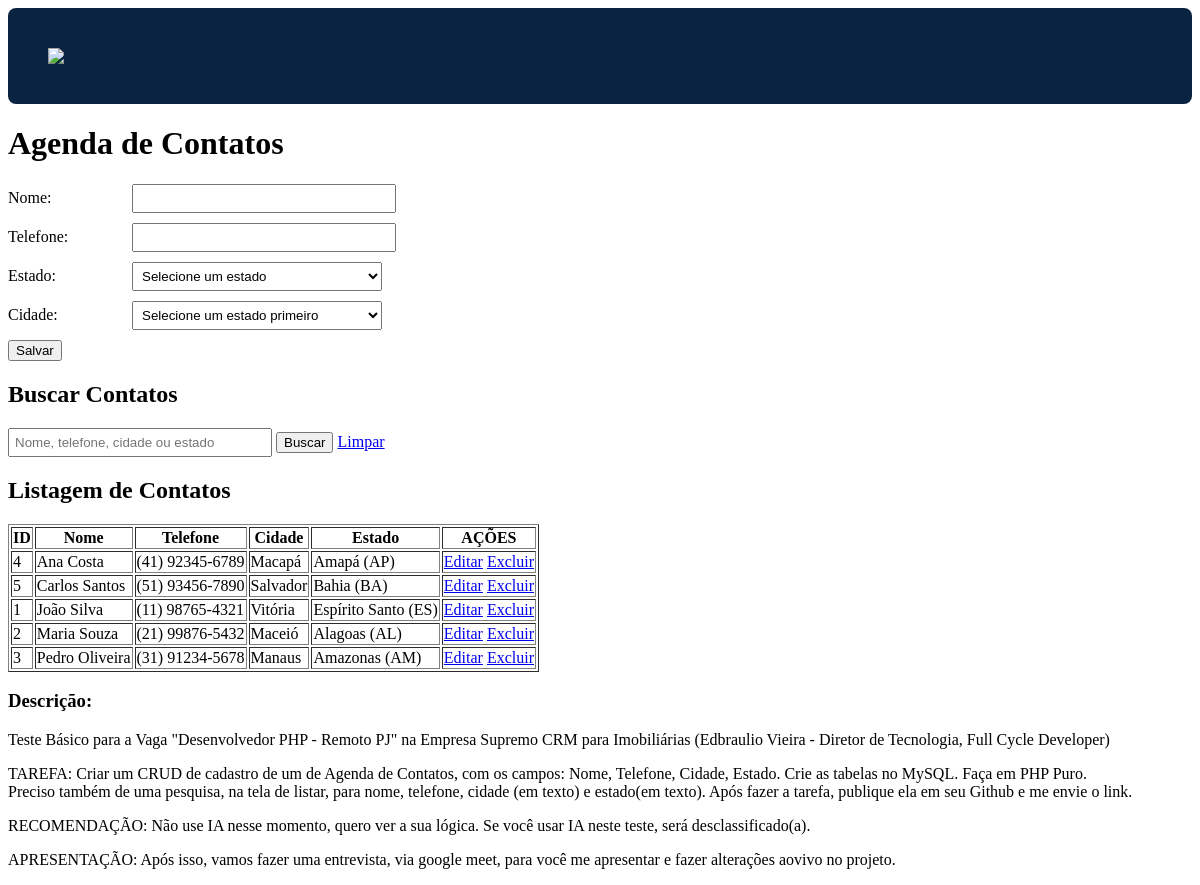
The page / on the database its author committed.
### tables this page shows
CREATE TABLE IF NOT EXISTS pessoas (
    id INT AUTO_INCREMENT PRIMARY KEY,
    nome VARCHAR(255) NOT NULL,
    telefone VARCHAR(50),
    id_cidade INT,
    id_estado INT,
    FOREIGN KEY (id_cidade) REFERENCES cidade(id),
    FOREIGN KEY (id_estado) REFERENCES estado(id)
);

CREATE TABLE IF NOT EXISTS cidade (
    id INT PRIMARY KEY,
    nome VARCHAR(120),
    uf INT,
    ibge INT,
    FOREIGN KEY (uf) REFERENCES estado(id)
);

CREATE TABLE IF NOT EXISTS estado (
    id INT PRIMARY KEY,
    nome VARCHAR(75),
    uf VARCHAR(2),
    ibge INT,
    pais INT,
    ddd VARCHAR(50)
);

### src/models/Pessoas.php (called while the page is built, shortened)
<?php
class Pessoas extends DB
{
    public static function trazerTodas(): array
    {
        $conn = DB::getConn();
        $stmt = $conn->query("SELECT p.*, c.nome as cidade_nome, e.nome as estado_nome, e.uf as estado_uf
                              FROM pessoas p
                              LEFT JOIN cidade c ON p.id_cidade = c.id
                              LEFT JOIN estado e ON p.id_estado = e.id
                              ORDER BY p.nome");
        return $stmt->fetchAll(\PDO::FETCH_ASSOC);
    }
}

### index.php (the view, shortened to what this page needs)
<?php
    $pessoaEditar = null;
    if (isset($_GET['busca']) && !empty($_GET['busca'])) {
        $resultPessoas = Pessoas::buscar($_GET['busca']);
    } else {
        $resultPessoas = Pessoas::trazerTodas();
    }
?>
<!DOCTYPE html>
<html lang="pt-br">
<head>
</head>
<body>
    <img src="https://supremocrm.com.br/wp-content/uploads/2020/11/logo-supremo-branco.png" class="logo-supremo">
    <h1>Agenda de Contatos</h1>
    <div>
        <form method="POST" action="">
            <div>
                <label for="nome">Nome:</label>
                <input type="text" id="nome" name="nome" value="<?= $pessoaEditar ? $pessoaEditar['nome'] : '' ?>" required>
            </div>
            <div>
                <label for="telefone">Telefone:</label>
                <input type="text" id="telefone" name="telefone" value="<?= $pessoaEditar ? $pessoaEditar['telefone'] : '' ?>">
            </div>
            <div>
                <label for="id_estado">Estado:</label>
                <select id="id_estado" name="id_estado" required onchange="carregarCidades(this.value)">
                    <option value="">Selecione um estado</option>
                </select>
            </div>
            <div>
                <label for="id_cidade">Cidade:</label>
                <select id="id_cidade" name="id_cidade" required>
                    <option value="">Selecione um estado primeiro</option>
                </select>
            </div>
            <button type="submit">Salvar</button>
        </form>
    </div>
    <div>
        <h2>Buscar Contatos</h2>
        <form method="GET" action="">
            <div>
                <input type="text" id="busca" name="busca" placeholder="Nome, telefone, cidade ou estado" value="<?= isset($_GET['busca']) ? $_GET['busca'] : '' ?>">
                <button type="submit">Buscar</button>
                <a href="index.php">Limpar</a>
            </div>
        </form>
    </div>
    <div>
        <h2>Listagem de Contatos</h2>
        <table border="1">
            <thead>
                <tr>
                    <th>ID</th>
                    <th>Nome</th>
                    <th>Telefone</th>
                    <th>Cidade</th>
                    <th>Estado</th>
                    <th>AÇÕES</th>
                </tr>
            </thead>
            <tbody>
                <?php foreach ($resultPessoas as $pessoa) : ?>
                    <tr>
                        <td><?= $pessoa['id'] ?></td>
                        <td><?= $pessoa['nome'] ?></td>
                        <td><?= $pessoa['telefone'] ?></td>
                        <td><?= $pessoa['cidade_nome'] ?? '' ?></td>
                        <td><?= ($pessoa['estado_nome'] ?? '') . ($pessoa['estado_uf'] ? ' (' . $pessoa['estado_uf'] . ')' : '') ?></td>
                        <td>
                            <a href="?editar=<?= $pessoa['id'] ?>">Editar</a>
                            <a href="?excluir=<?= $pessoa['id'] ?>" onclick="return confirm('Tem certeza que deseja excluir este contato?');">Excluir</a>
                        </td>
                    </tr>
                <?php endforeach; ?>
            </tbody>
        </table>
        <div>
            <h3>Descrição:</h3>
            <p>Teste Básico para a Vaga "Desenvolvedor PHP - Remoto PJ" na Empresa Supremo CRM para Imobiliárias (Edbraulio Vieira - Diretor de Tecnologia, Full Cycle Developer)</p>
            <p>TAREFA: Criar um CRUD de cadastro de um de Agenda de Contatos, com os campos: Nome, Telefone,
                Cidade, Estado. Crie as tabelas no MySQL. Faça em PHP Puro. <br>Preciso também de uma pesquisa,
                na tela de listar, para nome, telefone, cidade (em texto) e estado(em texto). Após fazer a tarefa,
                publique ela em seu Github e me envie o link.
            </p>
            <p>RECOMENDAÇÃO: Não use IA nesse momento, quero ver a sua lógica. Se você usar IA neste teste,
                será desclassificado(a).
            </p>
            <p>APRESENTAÇÃO: Após isso, vamos fazer uma entrevista, via google meet, para você me apresentar
                e fazer alterações aovivo no projeto.
            </p>
        </div>
    </div>
</body>
</html>

### index.php (style rules this page uses)
.logo-supremo { background-color: #0A2342; padding: 40px; border-radius: 8px; display: block; margin-bottom: 20px; }
form div { margin-bottom: 10px; }
label { display: inline-block; width: 120px; }
select, input[type="text"] { padding: 5px; min-width: 250px; }

### rows shown on the page
pessoas: id "4", nome "Ana Costa", telefone "(41) 92345-6789", id_cidade.nome "Macapá", id_estado.nome "Amapá", id_estado.uf "AP"
pessoas: id "5", nome "Carlos Santos", telefone "(51) 93456-7890", id_cidade.nome "Salvador", id_estado.nome "Bahia", id_estado.uf "BA"
pessoas: id "1", nome "João Silva", telefone "(11) 98765-4321", id_cidade.nome "Vitória", id_estado.nome "Espírito Santo", id_estado.uf "ES"
pessoas: id "2", nome "Maria Souza", telefone "(21) 99876-5432", id_cidade.nome "Maceió", id_estado.nome "Alagoas", id_estado.uf "AL"
pessoas: id "3", nome "Pedro Oliveira", telefone "(31) 91234-5678", id_cidade.nome "Manaus", id_estado.nome "Amazonas", id_estado.uf "AM"
